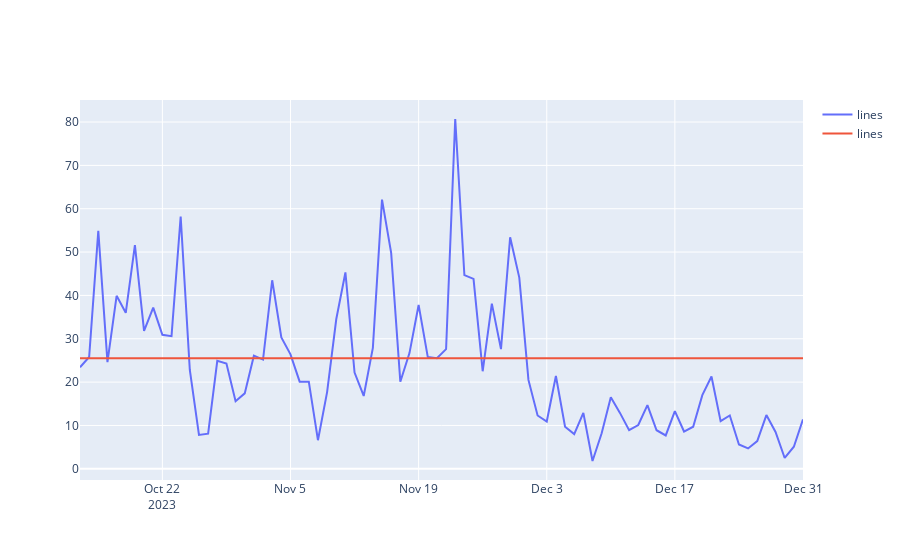

Write notebook code for a chart like this one.
### Code cell
fig = go.Figure()
fig.add_trace(go.Scatter(x=df_preds['Date'], y=df_preds['Total_Consumption'],
                    mode='lines',
                    name='lines'))
fig.add_trace(go.Scatter(x=df_preds['Date'], y=df_preds['Predicted_Consumption'],
                    mode='lines',
                    name='lines'))
